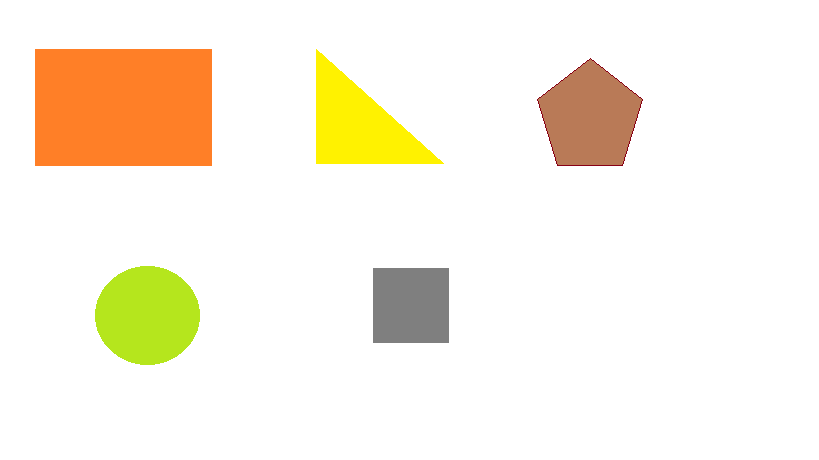
#> input picture shapes.png, 819 x 460 px
$ python Shapes.py
#> lines starting #> are read from the running program, lines starting #| are printed output that depends on the picture; after the words box and inside, x2 and y2 are one past the last pixel; in counts of white or black regions, pixels touching at a corner belong together; long printed decimals are rounded
import numpy
import cv2

img=cv2.imread('shapes.png')
#> img is the input picture: shape (460, 819, 3); mean B, G, R 227.7, 242.3, 250
img=cv2.resize(img,(512,512))
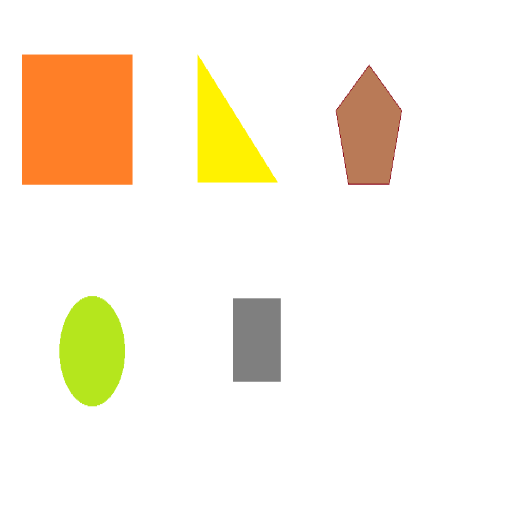
#> img: shape (512, 512, 3); mean B, G, R 227.7, 242.3, 249.9
imgray=cv2.cvtColor(img,cv2.COLOR_BGR2GRAY)
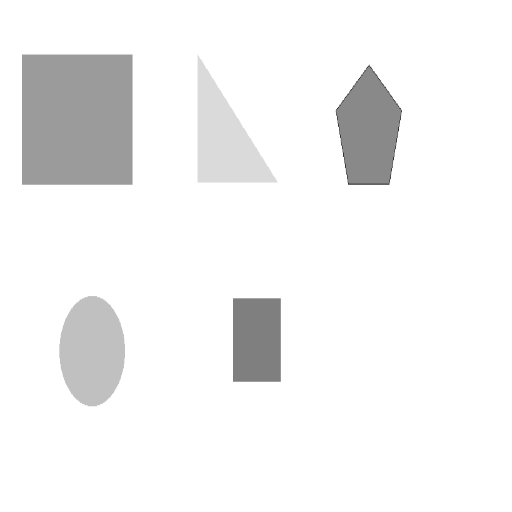
#> imgray: shape (512, 512); min 45, max 255, mean 242.9
_, thresh=cv2.threshold(imgray,240,255,cv2.THRESH_BINARY)
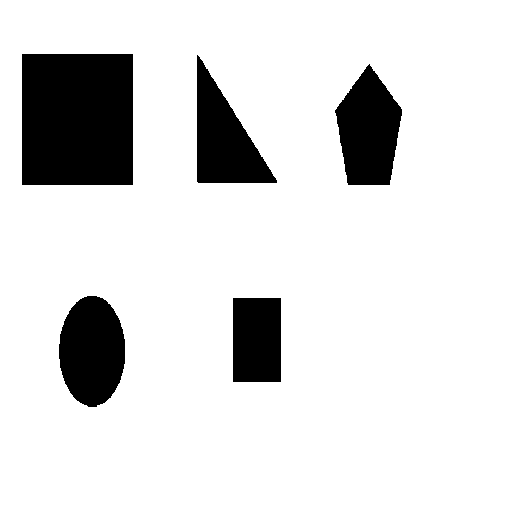
#> thresh: shape (512, 512); 86.6% white; 5 black regions
contours,_= cv2.findContours(thresh,cv2.RETR_TREE,cv2.CHAIN_APPROX_NONE)
#> contours = 6 contours; box (x1, y1, x2, y2) and area: (0, 0, 512, 512) 261121, (21, 53, 134, 186) 14782, (58, 295, 126, 408) 5858, (334, 63, 403, 186) 5760, (196, 54, 278, 184) 5451, (232, 297, 282, 383) 4163

for contour in contours:
    approx=cv2.approxPolyDP(contour,0.01*cv2.arcLength(contour,True),True)
    cv2.drawContours(img,[approx],-1,(0,0,0),3)
    x=approx.ravel()[0]
    y=approx.ravel()[1]
    if len(approx)==3:
        cv2.putText(img,'Triangle',(x,y),cv2.FONT_HERSHEY_COMPLEX,0.5,(0,0,0),2)
    elif len(approx)==4:
        x,y,w,h=cv2.boundingRect(approx)
        aspect=float(w)/h
        print(aspect)
        if aspect >0.95 and aspect <1.05:
            cv2.putText(img,'Square',(x,y),cv2.FONT_HERSHEY_COMPLEX,0.5,(0,0,0),2)
        else:
            cv2.putText(img,'Rectangle',(x,y),cv2.FONT_HERSHEY_COMPLEX,0.5,(0,0,0),2)
    elif len(approx)==5:
        cv2.putText(img,'Pentagon',(x,y),cv2.FONT_HERSHEY_COMPLEX,0.5,(0,0,0),2)
    else:
        cv2.putText(img,'Circle',(x,y),cv2.FONT_HERSHEY_COMPLEX,0.5,(0,0,0),2)
#> this loop made 6 passes
#> (approx, w, h, aspect) on passes 1, 2, 6: ([[0, 0], [0, 511], [511, 511], [511, 0]], 512, 512, 1), ([[233, 297], [281, 298], [280, 382], [232, 381]], 50, 86, 0.581), ([[22, 53], [133, 54], [132, 185], [21, 184]], 113, 133, 0.85)
#| 1.0
#| 0.5814
#| 0.8496
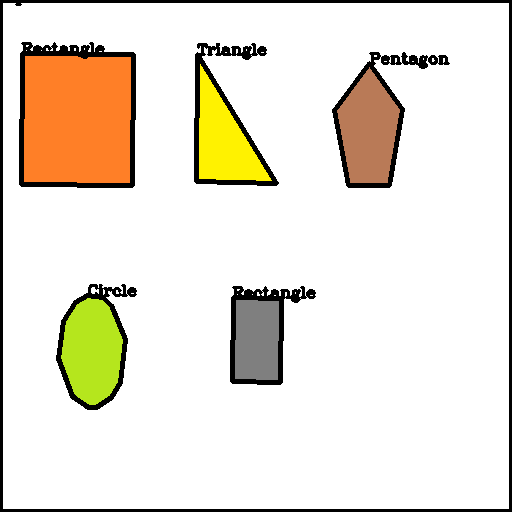
#> img: shape (512, 512, 3); 6.49% of pixels changed, all inside (x1, y1, x2, y2) = (0, 0, 512, 512)
cv2.imshow('Shapes',img)
cv2.waitKey()
cv2.destroyAllWindows()

$ run again, with chessboard.png copied over shapes.png
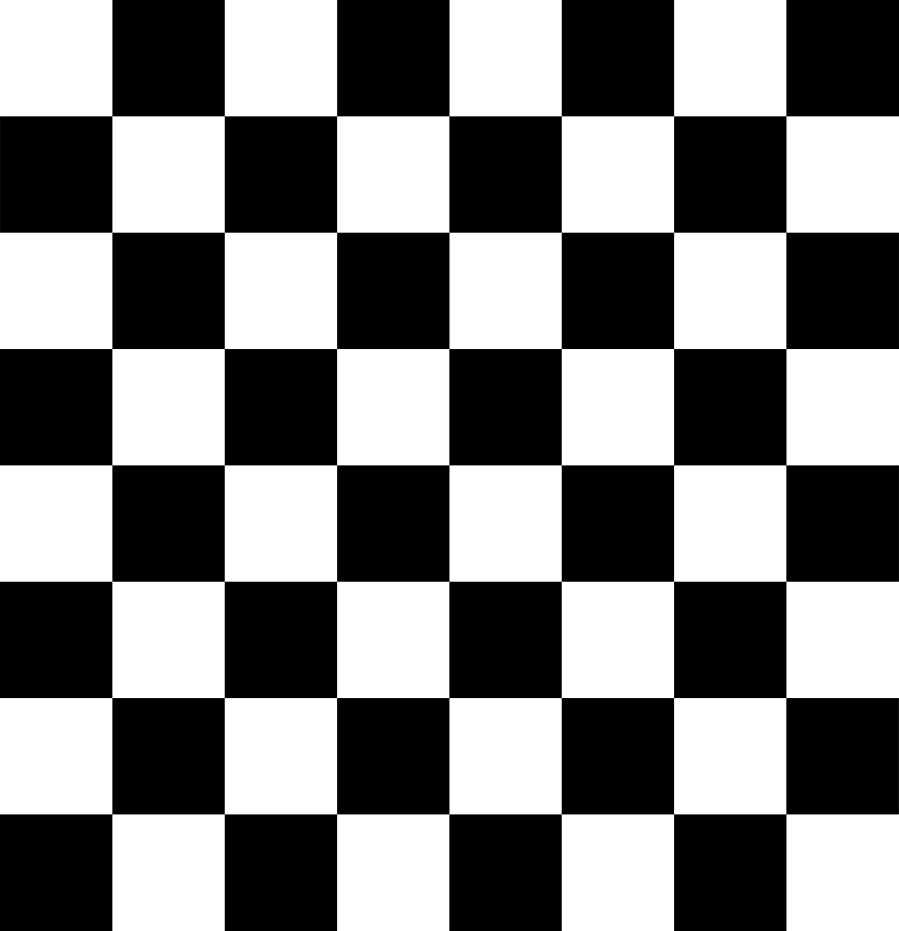
#> input picture chessboard.png, 3595 x 3723 px (shown at 1/4 size)
#> img is the input picture: shape (3723, 3595, 3); min 0, max 255, mean 127.5
#> `img=cv2.resize(img,(512,512))`:
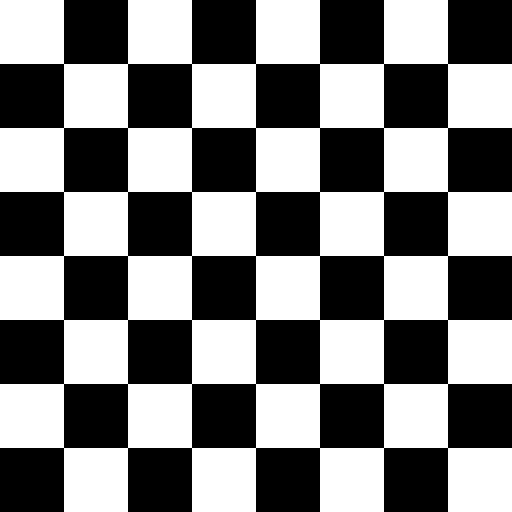
#> img: shape (512, 512, 3); 50% white; 1 white region, box (x1, y1, x2, y2) and area: (0, 0, 512, 512) 131072
#> imgray: shape (512, 512); 50% white; 1 white region
#> contours = 19 contours; largest, box (x1, y1, x2, y2) and area: (0, 0, 512, 512) 203022, (319, 383, 385, 449) 4223, (191, 383, 257, 449) 4223, (63, 383, 129, 449) 4223, (383, 319, 449, 385) 4223
#> the loop `for contour in contours:` made 19 passes
#> approx on passes 2 to 8: [[319, 384], [383, 383], [384, 447], [320, 448]], [[191, 384], [255, 383], [256, 447], [192, 448]], [[63, 384], [127, 383], [128, 447], [64, 448]], [[383, 320], [447, 319], [448, 383], [384, 384]], [[255, 320], [319, 319], [320, 383], [256, 384]], [[127, 320], [191, 319], [192, 383], [128, 384]], [[319, 256], [383, 255], [384, 319], [320, 320]]
#> (printed output is left out)
#> after the loop `for contour in contours:`:
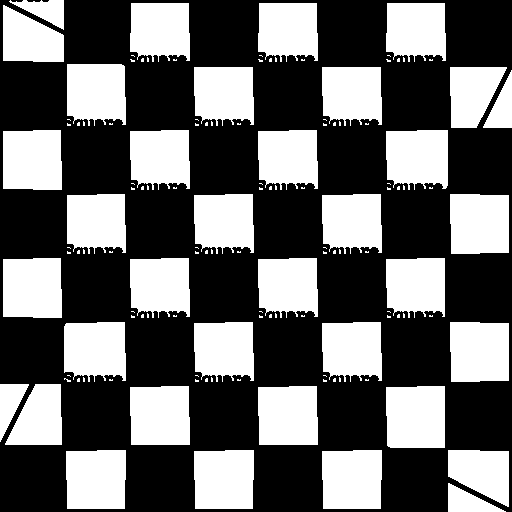
#> img: shape (512, 512, 3); 40.4% white; 126 white regions (90 under 20 px), largest, box (x1, y1, x2, y2) and area: (386, 386, 445, 448) 3591, (450, 194, 509, 254) 3452, (450, 322, 509, 382) 3452
